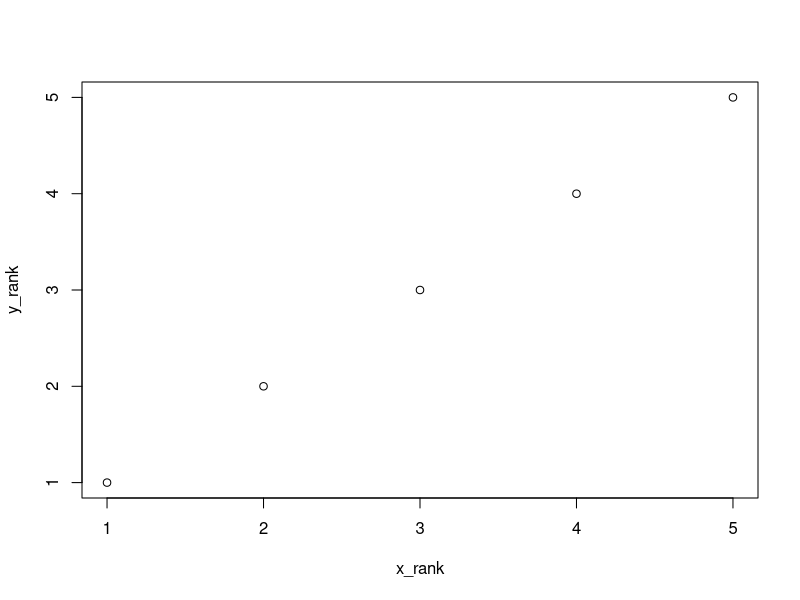

Recreate this plot in R.
# karl pearson's correlation coefficient
x <- sample(1:10, 5)
y <- x * 2

cor(x, y)
# spearman rank correlation when rank is given
cor(x, y, method = "spearman")
# when data is given
x_rank <- rank(x)
y_rank <- rank(y)
cor(x_rank, y_rank, method = "spearman")
# with scatter plot
plot(x_rank, y_rank)
